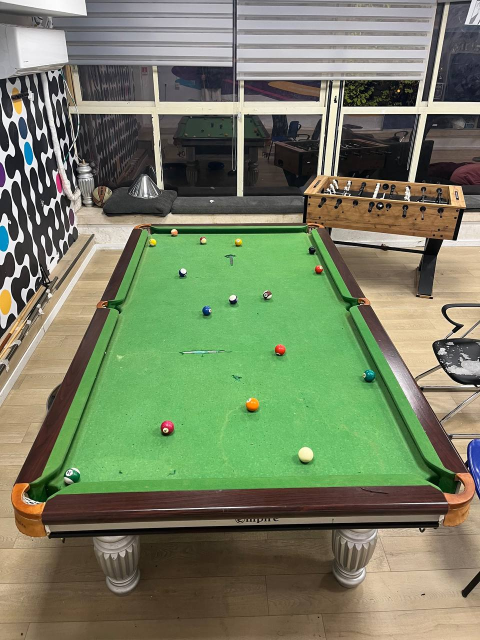
#> input picture pool_magdad/play1.jpg, 960 x 1280 px, found by its file name (shown at 1/2 size)
$ python only_detect_ball_from_45.py
#> lines starting #> are read from the running program, lines starting #| are printed output that depends on the picture; after the words box and inside, x2 and y2 are one past the last pixel; in counts of white or black regions, pixels touching at a corner belong together
#> further down, im is the input picture: shape (1280, 960, 3); mean B, G, R 99.5, 128, 118.4
from PIL import Image
import cv2
from matplotlib import pyplot as plt
import numpy as np


def blur_image(img):
    image = cv2.blur(img, (40,40))
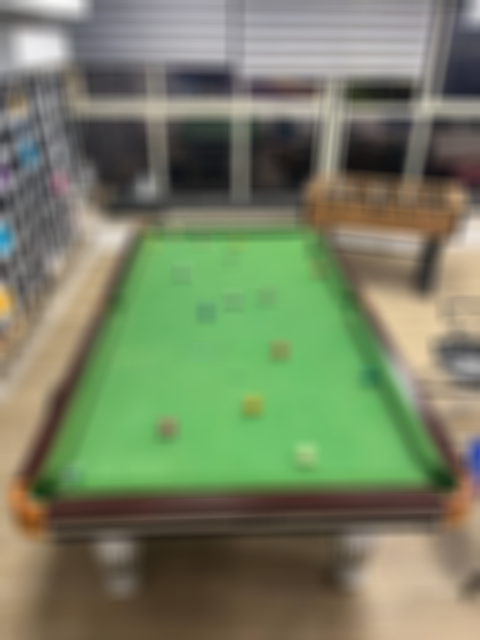
#> image: shape (1280, 960, 3) (shown at 1/2 size); mean B, G, R 99.5, 128, 118.4
    # cv2.imshow("Image", image)
    # cv2.waitKey(0)
    # cv2.destroyAllWindows()
    return image


def remove_no_green_pixels(img):
    mask = (img[:, :, 1] > 150) & (img[:, :, 0] > 60) & (img[:, :, 2] > 80) & (img[:, :, 2] < 150)
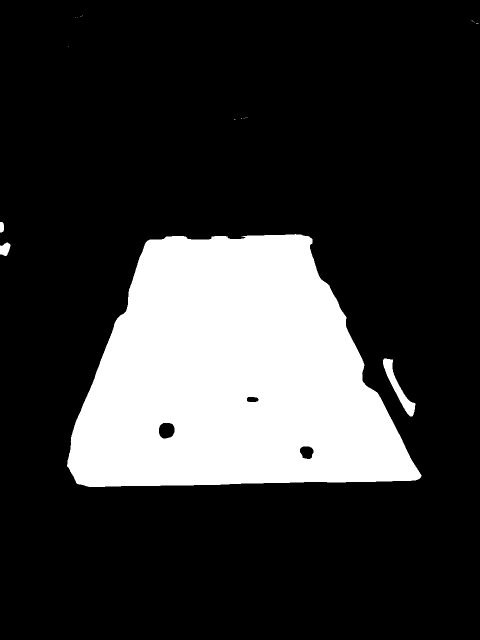
#> mask: shape (1280, 960) bool (shown at 1/2 size); 21% white; 20 white regions (16 under 20 px), largest, box (x1, y1, x2, y2) and area: (134, 468, 843, 974) 255397, (766, 717, 831, 833) 1942, (0, 485, 21, 512) 409, (0, 444, 8, 465) 152
    out = np.zeros(img.shape)
    out[mask] = [255, 255, 255]

    return out

def cornerDetector(img):

    # biggest contours corner points saved in an array
    corners = np.array([])
    # initalize the max area
    maxArea = 0
    # calling method find contours to find all contours in the image
    contours, _ = cv2.findContours(img, cv2.RETR_EXTERNAL, cv2.CHAIN_APPROX_NONE)

    # loop through each contour in the image
    for cnt in contours:
        # svae its area size
        area = cv2.contourArea(cnt)
        # if area smaller than 6k ignore it
        if area > 6000:
            # if we want to see all contours uncomment this
            # cv2.drawContours(imgCopy, cnt, -1, (0, 0, 255), 2)
            # Calculate the contour curves length we need it for approximation points (the bigger the accurate)
            epsilon = 0.05 * cv2.arcLength(cnt, True)
            # An approximation of the edges points ( corner points)
            approx = cv2.approxPolyDP(cnt, epsilon, True)
            # if this contour has bigger area and it has 4 points edges ( meaning it is a square such as paper)
            if area > maxArea and len(approx) == 4:
                corners = approx
                maxArea = area
    return corners

im = cv2.imread(r"C:\Users\TLP\OneDrive - huji.ac.il\Desktop\magdad_pool\Snooker47\pool_magdad\play1.jpg")
bi_im = remove_no_green_pixels(blur_image(im))
#> (the run stopped early here; a loop or call above may not have finished)

$ run again, with pool_magdad/play2.jpg copied over pool_magdad/play1.jpg
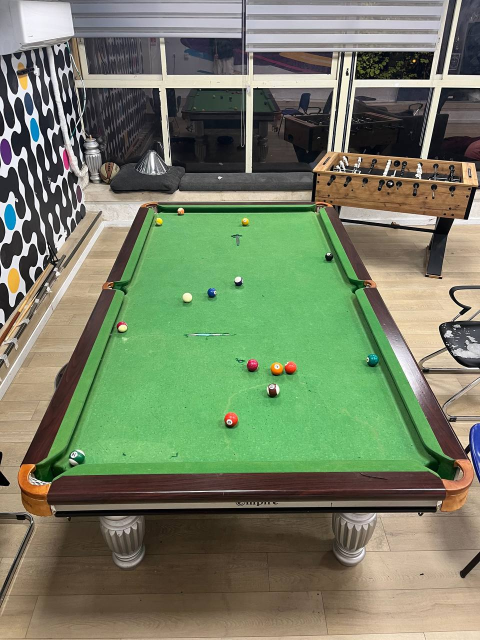
#> input picture pool_magdad/play2.jpg, 960 x 1280 px, found by its file name (shown at 1/2 size)
#> im is the input picture: shape (1280, 960, 3); mean B, G, R 101.1, 127.6, 117.3
#> in blur_image, `image = cv2.blur(img, (40,40))`:
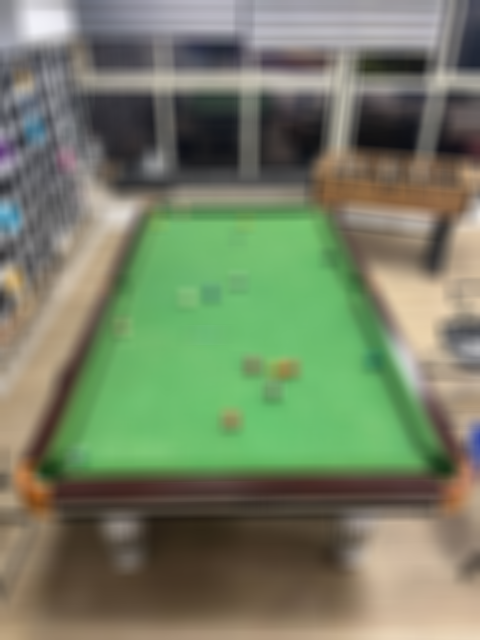
#> image: shape (1280, 960, 3) (shown at 1/2 size); mean B, G, R 101.1, 127.6, 117.3
#> in remove_no_green_pixels, `mask = (img[:, :, 1] > 150) & (img[:, :, 0] > 60) & (img[:, :, 2] > 80..`:
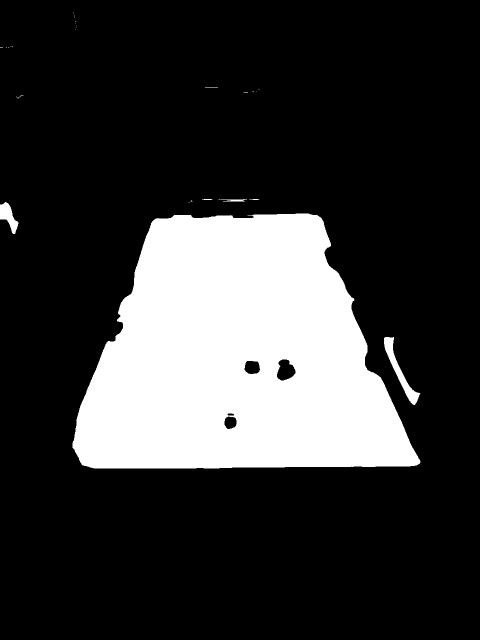
#> mask: shape (1280, 960) bool (shown at 1/2 size); 21.2% white; 31 white regions (24 under 20 px), largest, box (x1, y1, x2, y2) and area: (145, 427, 841, 937) 256687, (768, 674, 841, 810) 2146, (0, 404, 37, 468) 1142

$ run again, with pool_magdad/play3.jpg copied over pool_magdad/play1.jpg
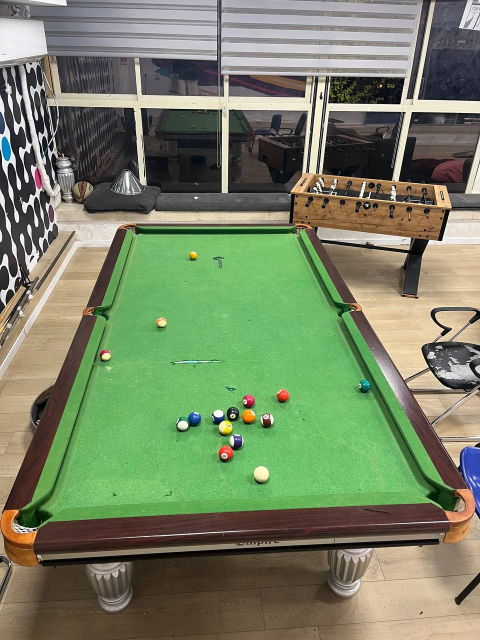
#> input picture pool_magdad/play3.jpg, 960 x 1280 px, found by its file name (shown at 1/2 size)
#> im is the input picture: shape (1280, 960, 3); mean B, G, R 100.9, 130.2, 118.6
#> in blur_image, `image = cv2.blur(img, (40,40))`:
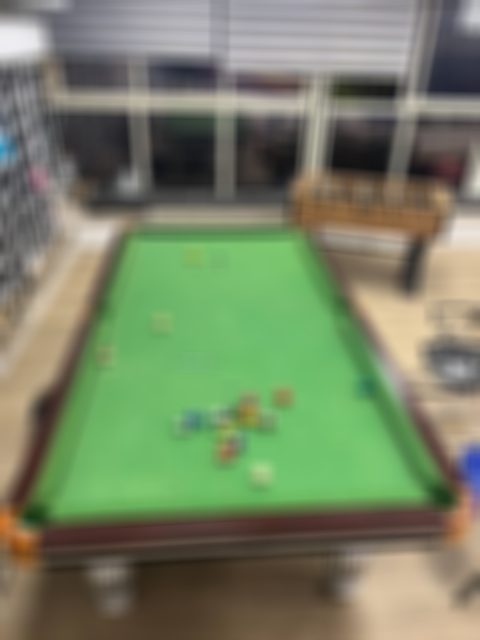
#> image: shape (1280, 960, 3) (shown at 1/2 size); mean B, G, R 100.9, 130.2, 118.6
#> in remove_no_green_pixels, `mask = (img[:, :, 1] > 150) & (img[:, :, 0] > 60) & (img[:, :, 2] > 80..`:
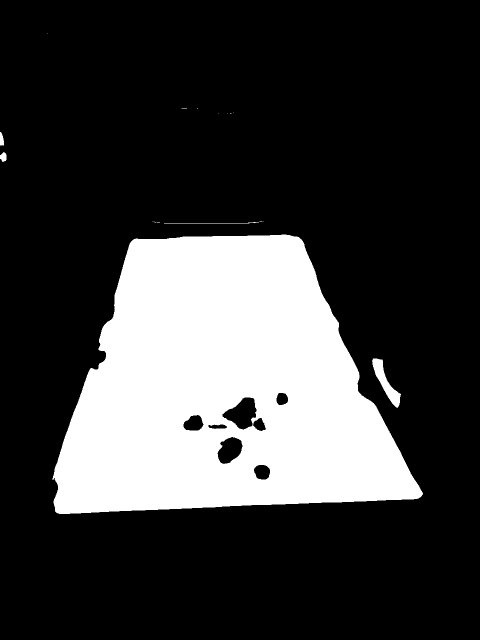
#> mask: shape (1280, 960) bool (shown at 1/2 size); 23.3% white; 17 white regions (12 under 20 px), largest, box (x1, y1, x2, y2) and area: (105, 469, 846, 1028) 284019, (744, 717, 802, 816) 1863, (328, 444, 518, 447) 197, (0, 304, 13, 324) 188, (0, 264, 8, 291) 169

$ run again, with pool_magdad/play4.jpg copied over pool_magdad/play1.jpg
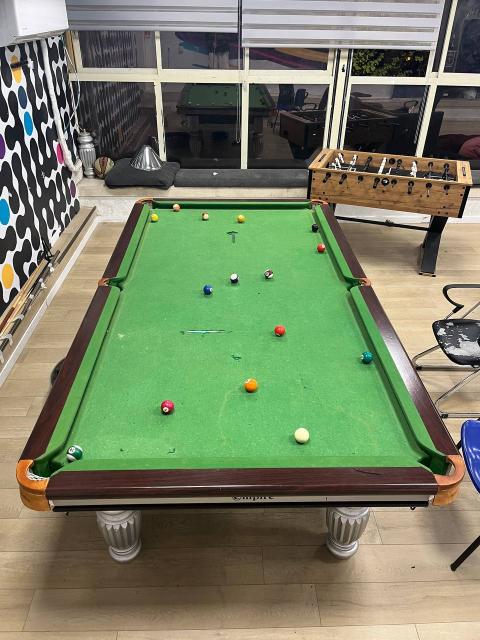
#> input picture pool_magdad/play4.jpg, 960 x 1280 px, found by its file name (shown at 1/2 size)
#> im is the input picture: shape (1280, 960, 3); mean B, G, R 100.7, 129.4, 119.6
#> in blur_image, `image = cv2.blur(img, (40,40))`:
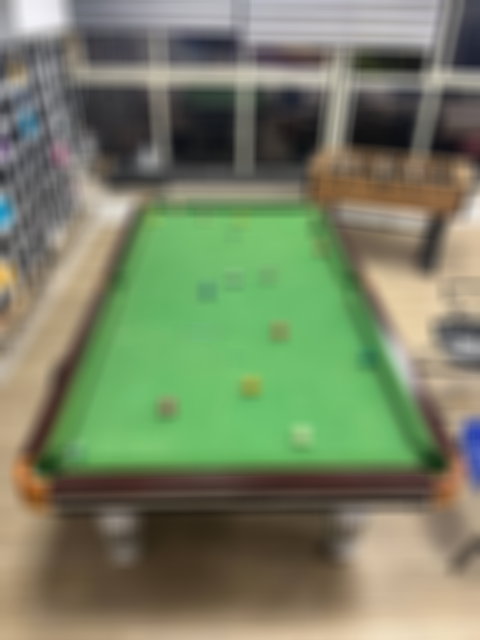
#> image: shape (1280, 960, 3) (shown at 1/2 size); mean B, G, R 100.7, 129.4, 119.6
#> in remove_no_green_pixels, `mask = (img[:, :, 1] > 150) & (img[:, :, 0] > 60) & (img[:, :, 2] > 80..`:
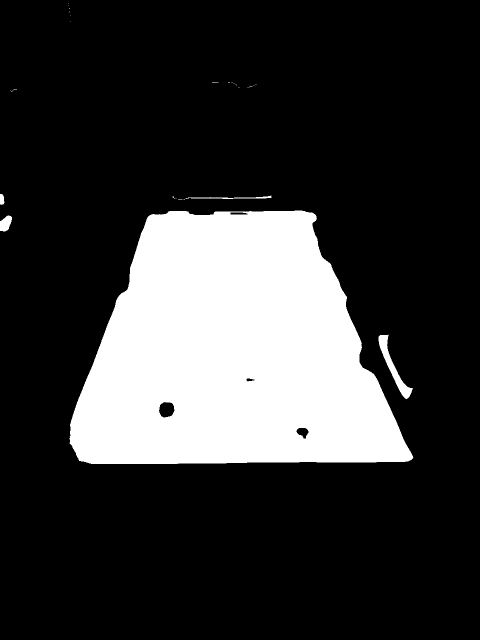
#> mask: shape (1280, 960) bool (shown at 1/2 size); 21% white; 30 white regions (25 under 20 px), largest, box (x1, y1, x2, y2) and area: (139, 421, 827, 928) 254522, (757, 669, 826, 798) 1995, (0, 431, 24, 463) 549, (371, 391, 543, 398) 392, (0, 388, 9, 410) 161
